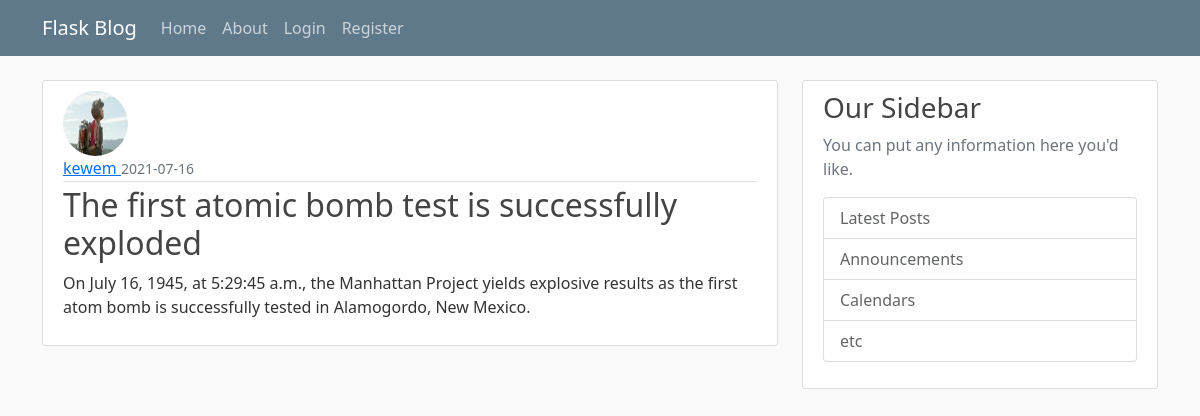
The page /post/5 on the database its author committed.
### flaskblog/models.py (models this page shows, shortened)
class User(db.Model, UserMixin):
    id = db.Column(db.Integer, primary_key=True)
    username = db.Column(db.String(20), unique=True, nullable=False)
    email = db.Column(db.String(120), unique=True, nullable=False)
    img_file = db.Column(db.String(20), nullable=False, default='default.jpg')
    password = db.Column(db.String(60), nullable=False)
    posts = db.relationship('Post', backref='author', lazy=True)

class Post(db.Model):
    id = db.Column(db.Integer, primary_key=True)
    title = db.Column(db.String(100), nullable=False)
    date_posted = db.Column(db.DateTime, nullable=False,
                            default=datetime.utcnow)
    content = db.Column(db.Text, nullable=False)
    user_id = db.Column(db.Integer, db.ForeignKey('user.id'), nullable=False)

### flaskblog/posts/routes.py (the view)
@posts.route('/post/<int:post_id>')
def post(post_id):
    post = Post.query.get_or_404(post_id)
    return render_template('post.html', title=post.title, post=post)

### flaskblog/templates/post.html (shortened to what this page needs)
{% extends 'layout.html' %}
{% block content %}
<article class="media content-section">
    <img src="{{url_for('static', filename='profile_pics/' + post.author.img_file)}}" alt=""
        class="rounded-circle article-img">
    <div class="media-body">
        <div class="article-metadata">
            <a class="mr-2" href="{{ url_for('users.user_posts', username=post.author.username) }}">
                {{ post.author.username }}
            </a>
            <small class="text-muted">{{ post.date_posted.strftime('%Y-%m-%d') }}</small>
        </div>
        <h2 class="article-title">{{ post.title }}</h2>
        <p class="article-content">{{ post.content }}</p>
    </div>
</article>
{% endblock content %}

### flaskblog/static/main.css (style rules this page uses)
body { background: #fafafa; color: #333333; margin-top: 5rem; }
h1, h2, h3, h4, h5, h6 { color: #444444; }
.content-section { background: #ffffff; padding: 10px 20px; border: 1px solid #dddddd; border-radius: 3px; margin-bottom: 20px; }
.article-title { color: #444444; }
.article-content { white-space: pre-line; }
.article-img { height: 65px; width: 65px; margin-right: 16px; }
.article-metadata { padding-bottom: 1px; margin-bottom: 4px; border-bottom: 1px solid #e3e3e3; }

### rows shown on the page
User: img_file (picture), author.username "kewem"
Post: date_posted "2021-07-16", title "The first atomic bomb test is successfully exploded", content "On July 16, 1945, at 5:29:45 a.m., the Manhattan Project yields explosive results as the first atom bomb is successfully tested in Alamogordo, New Mexico."
